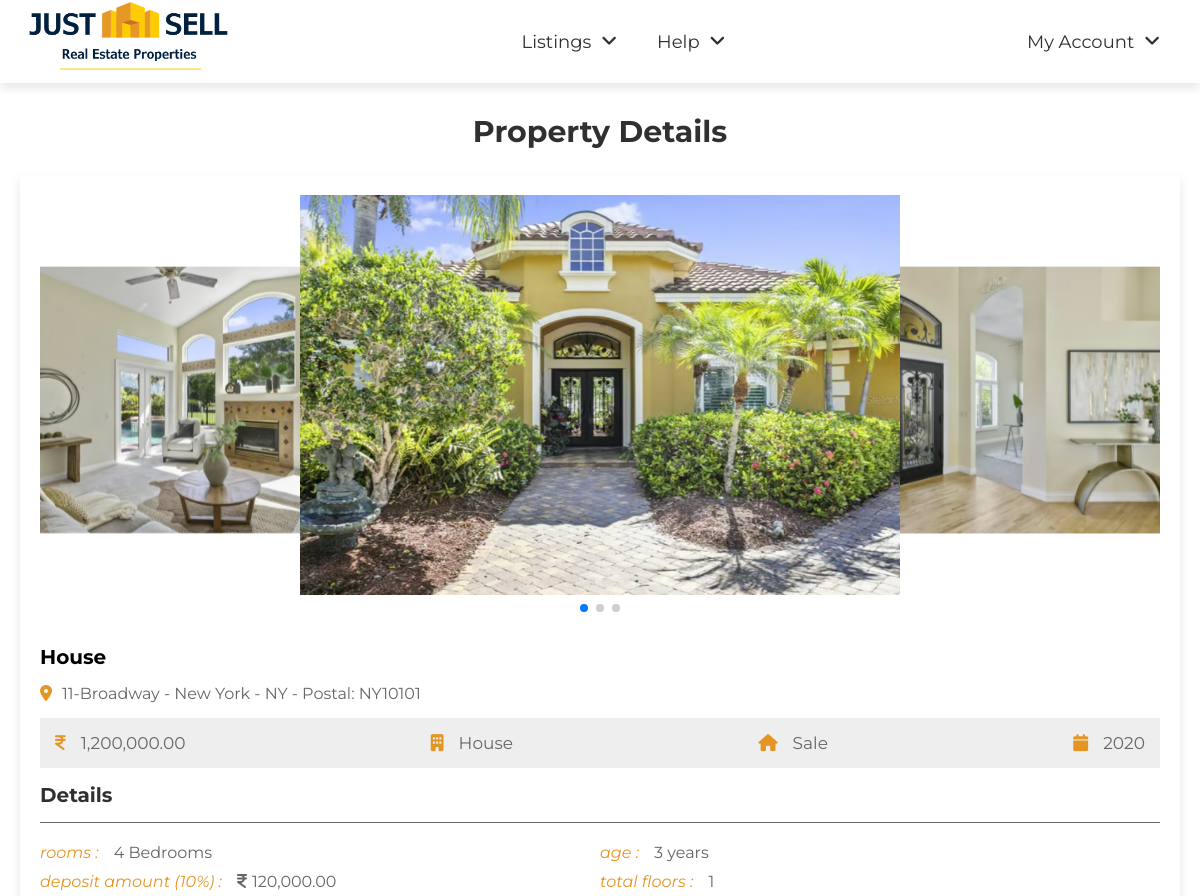
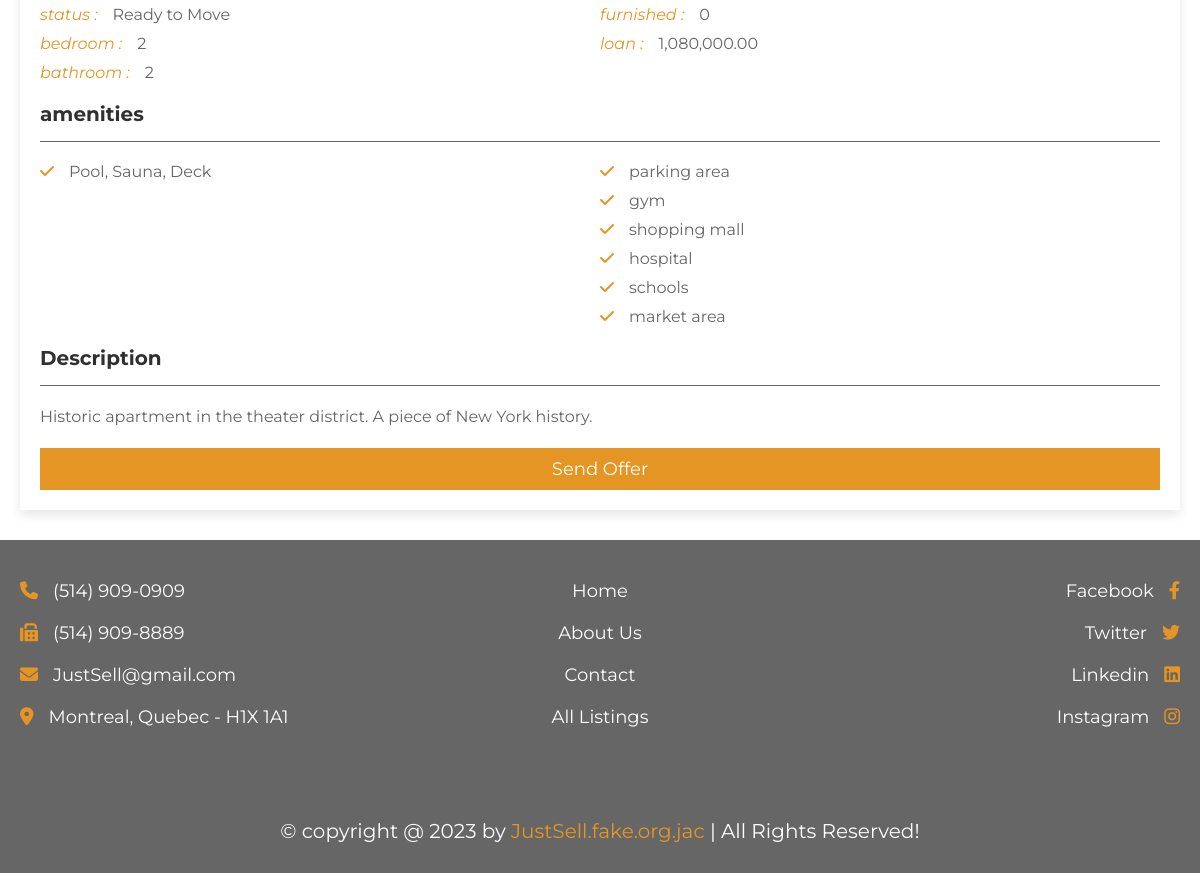
The page /details.php?get_id=1 on the database its author committed (2 pictures, top to bottom).
### tables this page shows
CREATE TABLE IF NOT EXISTS `image` (
  `ImageID` int(11) NOT NULL,
  `PropertyID` int(11) NOT NULL,
  `ImagePath` varchar(255) NOT NULL,
  `ImageFileName` varchar(255) NOT NULL,
  `Description` varchar(255) DEFAULT NULL
);

CREATE TABLE IF NOT EXISTS `properties` (
  `PropertyID` int(11) NOT NULL,
  `AgentID` int(11) NOT NULL,
  `StreetNum` mediumint(8) UNSIGNED NOT NULL,
  `StreetName` varchar(60) NOT NULL,
  `City` varchar(30) NOT NULL,
  `Province` varchar(30) NOT NULL,
  `Postal` varchar(10) NOT NULL,
  `Description` varchar(255) NOT NULL,
  `Price` float NOT NULL,
  `Bathrooms` tinyint(3) UNSIGNED NOT NULL DEFAULT '1',
  `Bedrooms` tinyint(3) UNSIGNED NOT NULL DEFAULT '1',
  `Floors` tinyint(3) UNSIGNED NOT NULL DEFAULT '1',
  `size` float DEFAULT NULL,
  `furnished` tinyint(1) NOT NULL DEFAULT '0',
  `PropertyType` varchar(30) NOT NULL DEFAULT 'House',
  `YearOfBuilt` smallint(5) UNSIGNED NOT NULL,
  `Amenities` varchar(100) NOT NULL,
  `sellOption` varchar(30) NOT NULL,
  `ConstructionStatus` varchar(30) NOT NULL
);

### details.php (the view, shortened to what this page needs)
<?php
   require "resources/connect.php";
   include "resources/header.php";
   if(isset($_GET['get_id'])){
      $propertyID = $_GET['get_id'];
   }else{
      $propertyID = '';
      header('location:index.php');
   }
?>
<body>
   <section class="view-property">
      <h1 class="heading">Property Details</h1>
      <?php
         $select_properties = $db->prepare("SELECT *
                                          FROM properties
                                          WHERE PropertyID = $propertyID;");
         $select_properties->execute();
         if($select_properties->rowCount() > 0){
            while($fetch_property = $select_properties->fetch(PDO::FETCH_ASSOC)){
         ?>
      <div class="details">
      <div class="swiper images-container">
            <div class="swiper-wrapper">
               <?php
                  $images = $db->prepare("SELECT *
                                          FROM image
                                          WHERE PropertyID = $propertyID;");
                  $images->execute();
                  if($images->rowCount() > 0){
                     while($image = $images->fetch(PDO::FETCH_ASSOC)){
               ?>
                  <img src="images/PropertiesImages/<?= $image['ImageFileName']; ?>" alt="Missing the property picture" class="swiper-slide">
               <?php
                  }}
               ?>
            </div>
            <div class="swiper-pagination"></div>
      </div>
         <h3 class="name"><?= $fetch_property['PropertyType']; ?></h3>
         <p class="location"><i class="fas fa-map-marker-alt"></i><span><?= $fetch_property['StreetNum'] . '-' .
                                                                           $fetch_property['StreetName'] . ' - ' .
                                                                           $fetch_property['City'] . ' - ' .
                                                                           $fetch_property['Province'] . ' - Postal: ' .
                                                                           $fetch_property['Postal']; ?></span></p>
         <div class="info">
            <p><i class="fas fa-indian-rupee-sign"></i><span><?= number_format($fetch_property['Price'], 2); ?></span></p>
            <p><i class="fas fa-building"></i><span><?= $fetch_property['PropertyType']; ?></span></p>
            <p><i class="fas fa-house"></i><span><?= $fetch_property['sellOption']; ?></span></p>
            <p><i class="fas fa-calendar"></i><span><?= $fetch_property['YearOfBuilt']; ?></span></p>
         </div>
         <h3 class="title">Details</h3>
         <div class="flex">
            <div class="box">
               <p><i>rooms :</i><span><?= $fetch_property['Bedrooms'] + $fetch_property['Bathrooms']; ?> Bedrooms</span></p>
               <p><i>deposit amount (10%) :</i><span><span class="fas fa-indian-rupee-sign" style="margin-right: .5rem;"></span><?= number_format($fetch_property['Price'] / 10, 2); ?></span></p>
               <p><i>status :</i><span><?= $fetch_property['ConstructionStatus']; ?></span></p>
               <p><i>bedroom :</i><span><?= $fetch_property['Bedrooms']; ?></span></p>
               <p><i>bathroom :</i><span><?= $fetch_property['Bathrooms']; ?></span></p>
            </div>
            <div class="box">
               <p><i>age :</i><span><?= date('Y') - $fetch_property['YearOfBuilt']; ?> years</span></p>
               <p><i>total floors :</i><span><?= $fetch_property['Floors']; ?></span></p>
               <p><i>furnished :</i><span><?= $fetch_property['furnished']; ?></span></p>
               <p><i>loan :</i><span><?= number_format($fetch_property['Price'] * 0.90, 2); ?></span></p>
            </div>
         </div>
         <h3 class="title">amenities</h3>
         <div class="flex">
            <div class="box">
            <p><i class="fas fa-check"></i><span><?= $fetch_property['Amenities'] ?></span></p>
            </div>
            <div class="box">
               <p><i class="fas fa-check"></i><span>parking area</span></p>
               <p><i class="fas fa-check"></i><span>gym</span></p>
               <p><i class="fas fa-check"></i><span>shopping mall</span></p>
               <p><i class="fas fa-check"></i><span>hospital</span></p>
               <p><i class="fas fa-check"></i><span>schools</span></p>
               <p><i class="fas fa-check"></i><span>market area</span></p>
            </div>
         </div>
         <h3 class="title">Description</h3>
         <p class="description"><?= $fetch_property['Description']; ?></p>
         <div class="flex-btn">
               <a href="make_offer.php?get_id=<?= $propertyID; ?>" class="btn">Send Offer</a>
         </div>
      </div>
      <?php
         }
      }else{
         echo '<p class="empty">property not found! <a href="post_property.php" style="margin-top:1.5rem;" class="btn">add new</a></p>';
      }
      ?>
   </section>
</body>
<?php
   include "resources/footer.php"
?>

### resources/style.css (style rules this page uses)
:root { --main-color: #e59524; --light-color: #666; --light-bg: #eee; --white: #fff; --black: #303030; --border: 0.1rem solid var(--light-color); --box-shodow: 0 0.5rem 1rem rgba(0, 0, 0, 0.1); }
* { font-family: "Montserrat", sans-serif; margin: 0; padding: 0; box-sizing: border-box; outline: none; border: none; text-decoration: none; }
html { font-size: 62.5%; overflow-x: hidden; scroll-behavior: smooth; scroll-padding-top: 10rem; }
body { background-color: var(--white); }
section { padding: 3rem 2rem; max-width: 1200px; margin: 0 auto; }
.heading { text-align: center; padding-bottom: 2.5rem; font-size: 3rem; color: var(--black); text-transform: capitalize; }
.btn, .inline-btn { margin-top: 1rem; padding: 1rem 3rem; background-color: var(--main-color); color: var(--white); cursor: pointer; text-align: center; font-size: 1.8rem; text-transform: capitalize; }
.btn { display: block; width: 100%; }
.flex-btn { display: flex; gap: 1rem; justify-content: space-between; align-items: flex-end; }
.view-property .details { background-color: var(--white); box-shadow: var(--box-shodow); padding: 2rem; overflow-x: hidden; }
.view-property .details .images-container { padding-bottom: 3rem; }
.swiper-pagination-bullets.swiper-pagination-horizontal { bottom: 0; }
.view-property .details .images-container img { height: 40rem; object-fit: cover; width: 60rem; }
.view-property .details .name { font-size: 2rem; text-overflow: ellipsis; overflow-x: hidden; margin-bottom: 0.5rem; padding-top: 2rem; }
.view-property .details .location { padding-top: 1rem; font-size: 1.6rem; color: var(--light-color); }
.view-property .details .location i { margin-right: 1rem; color: var(--main-color); }
.view-property .details .info { display: flex; background-color: var(--light-bg); padding: 1.5rem; margin: 1.5rem 0; justify-content: space-between; align-items: center; flex-wrap: wrap; gap: 2rem; }
.view-property .details .info p { font-size: 1.7rem; }
.view-property .details .info p span, .view-property .details .info p a { color: var(--light-color); }
.view-property .details .info p i { margin-right: 1.5rem; color: var(--main-color); }
.view-property .details .title { font-size: 2rem; color: var(--black); padding-bottom: 1.5rem; border-bottom: var(--border); }
.view-property .details .flex { margin: 1.5rem 0; display: flex; justify-content: space-between; flex-wrap: wrap; }
.view-property .details .flex .box { flex: 1 1 40rem; }
.view-property .details .flex .box p { padding: 0.5rem 0; font-size: 1.6rem; color: var(--light-color); }
.view-property .details .flex .box i { color: var(--main-color); margin-right: 1.5rem; }
.view-property .details .description { padding-top: 1rem; margin: 0.5rem 0; margin-top: 0.5rem; font-size: 1.6rem; color: var(--light-color); line-height: 2; }

### rows shown on the page
properties: PropertyType "House", StreetNum "11", StreetName "Broadway", City "New York", Province "NY", Postal "NY10101", Price "1,200,000.00", sellOption "Sale", YearOfBuilt "2020", $fetch_property['Bedrooms'] + $fetch_property['Bathrooms'] "4", $fetch_property['Price']/10 "120,000.00", ConstructionStatus "Ready to Move", Bedrooms "2", Bathrooms "2", Floors "1", furnished "0", $fetch_property['Price']*0.90 "1,080,000.00", Amenities "Pool, Sauna, Deck", Description "Historic apartment in the theater district. A piece of New York history."
image: ImageFileName (picture)
image: ImageFileName (picture)
image: ImageFileName (picture)
